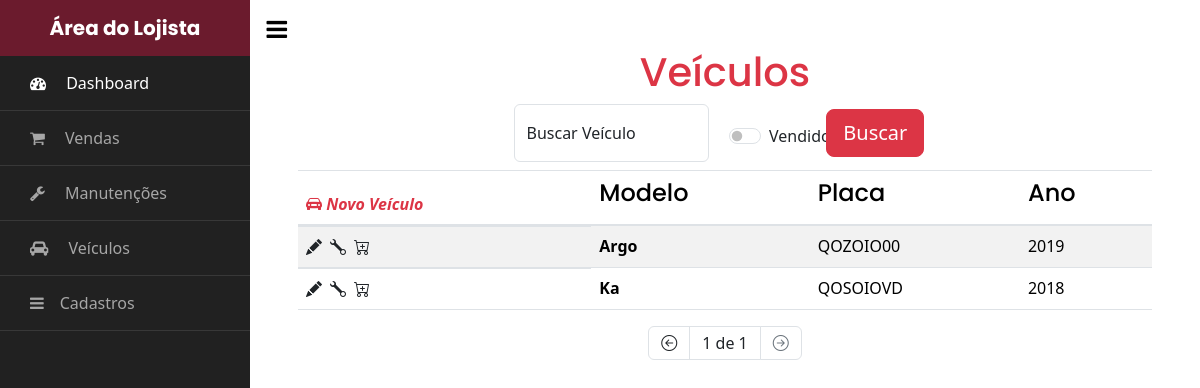
The page /area_do_lojista/veiculos/ (signed in) on the database as committed earlier.
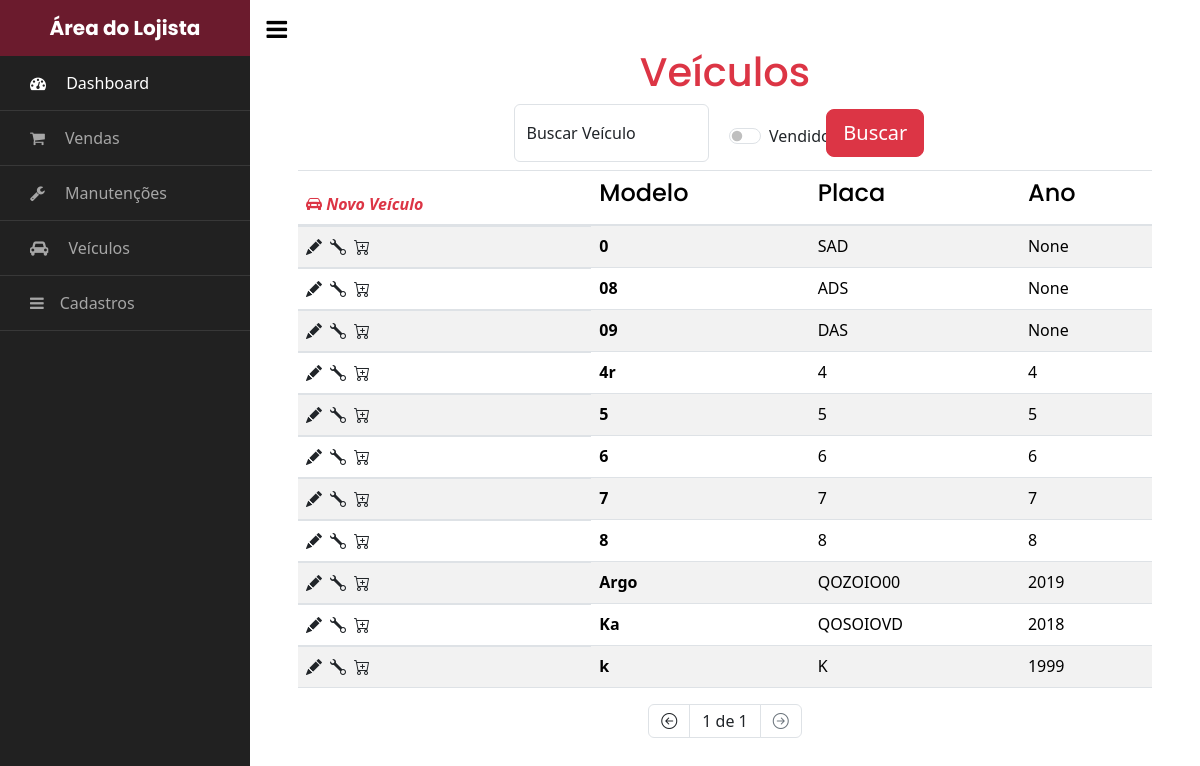
The same page on the database as committed later.
### veiculos/models.py (models this page shows, shortened)
class Veiculo(models.Model):
    id = models.AutoField(primary_key=True)
    marca = models.ForeignKey(Marca, on_delete=models.PROTECT, related_name='marca')
    modelo = models.CharField(max_length=50)
    ano = models.IntegerField(blank=True, null=True)
    placa = models.CharField(max_length=8, blank=True, null=True, unique=True)
    cor = models.CharField(max_length=50, blank=True, null=True)
    acessorios = models.ManyToManyField(Acessorio, related_name='acessorios')
    data_insercao = models.DateTimeField(auto_now_add=True)
    km = models.IntegerField(blank=True, null=True)
    vendido = models.BooleanField(default=False)
    valor = models.DecimalField(max_digits=10, decimal_places=2, blank=True, null=True)
    foto_capa = models.ImageField(upload_to='media/', blank=True, null=True)
    valor_compra = models.DecimalField(max_digits=10, decimal_places=2, blank=True, null=True)
    CAMBIO_CHOICES = [
        ('Automático', 'Automático'),
        ('Manual', 'Manual'),
    ]
    cambio = models.CharField(
        max_length=20,
        choices=CAMBIO_CHOICES,
        default='Manual',  # Pode definir o valor padrão se desejar
    )
    DIRECAO_CHOICES = [
        ('Hidráulica', 'Hidráulica'),
        ('Elétrica', 'Elétrica'),
        ('Mecânica', 'Mecânica'),
    ]
    direcao = models.CharField(
        max_length=20,
        choices=DIRECAO_CHOICES,
        default='Hidráulica',
    )

### gestao/views.py (the view)
# urls.py: path('veiculos/', Lista_Veiculos.as_view(), name='lista_veiculos'),
@method_decorator(login_required(login_url='login'), name='dispatch')
class Lista_Veiculos(ListView):
    model = Veiculo
    template_name = 'lista_veiculos.html'
    context_object_name = 'veiculos'
    paginate_by = 15  # Defina o número de itens por página aqui
    def get_queryset(self):
        veiculo = super(Lista_Veiculos, self).get_queryset()
        search = self.request.GET.get('search')
        vendido = self.request.GET.get('vendido')
        if search:
            veiculo = veiculo.filter(modelo__icontains=search)
        if vendido == 'on':
            veiculo = veiculo.filter(vendido=True)
        else:
            veiculo = veiculo.filter(vendido=False)
        return veiculo.order_by('modelo')
    def get_context_data(self, **kwargs):
        context = super().get_context_data(**kwargs)
        context['form'] = forms.Form(self.request.GET)
        return context

### gestao/templates/lista_veiculos.html (shortened to what the changed rows need)
{% extends 'base_lojista.html' %}
{% block content %}
    <h1 class="text-center text-danger">Veículos</h1>
        <table class="table table-striped table-responsive-md">
            <thead>
                <tr class="">
                    <th class=""><a href="/area_do_lojista/cadastrar_veiculo/" class="mr-2 link-dark"><i class="bi bi-car-front-fill text-danger"> Novo Veículo</i></a></th>
                    <th class=""><h4>Modelo</h4></th>
                    <th class=""><h4>Placa</h4></th>
                    <th class=""><h4>Ano</h4></th>
                </tr>
            </thead>
            <tbody>
                {% if veiculos %}
                {% for veiculo in veiculos %}
                    <tr class="">
                        <td class="d-flex flex-nowrapninocs">
                          <a href="/area_do_lojista/editar_veiculo/{{veiculo.id}}/" class="mr-2 link-dark"><i class="bi bi-pencil-fill link-offset-3-hover"></i></a>
                          <a href="/area_do_lojista/nova_manutencao/{{veiculo.id}}/" class="link-dark mr-2"><i class="bi bi-wrench"></i></a>
                          {% if not veiculo.vendido %}
                          <a href="/area_do_lojista/vender_veiculo/{{veiculo.id}}/" class="link-dark"><i class="bi bi-cart-plus"></i></a>
                          {% endif %}
                        </td>
                        <th class="" scope="row">{{ veiculo.modelo }}</th>
                        <td class="">{{ veiculo.placa|upper }}</td>
                        <td class="">{{ veiculo.ano }}</td>
                    </tr>
                    {% endfor %}
            </tbody>
        </table>
        {% else %}
        <p>Nenhum veículo em estoque</p>
    {% endif %}
{% endblock %}

Rows that differ between the two databases and show on the page:
added Veiculo: modelo "0", placa "SAD", ano "None"
added Veiculo: modelo "08", placa "ADS", ano "None"
added Veiculo: modelo "09", placa "DAS", ano "None"
added Veiculo: modelo "4r", placa "4", ano "4"
added Veiculo: modelo "5", placa "5", ano "5"
added Veiculo: modelo "6", placa "6", ano "6"
added Veiculo: modelo "7", placa "7", ano "7"
added Veiculo: modelo "8", placa "8", ano "8"
added Veiculo: modelo "k", placa "K", ano "1999"
